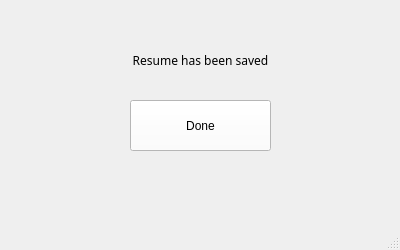
<?xml version="1.0" encoding="UTF-8"?>
<ui version="4.0">
 <class>MainWindow</class>
 <widget class="QMainWindow" name="MainWindow">
  <property name="geometry">
   <rect>
    <x>0</x>
    <y>0</y>
    <width>400</width>
    <height>250</height>
   </rect>
  </property>
  <property name="sizePolicy">
   <sizepolicy hsizetype="Fixed" vsizetype="Fixed">
    <horstretch>0</horstretch>
    <verstretch>0</verstretch>
   </sizepolicy>
  </property>
  <property name="minimumSize">
   <size>
    <width>400</width>
    <height>250</height>
   </size>
  </property>
  <property name="maximumSize">
   <size>
    <width>400</width>
    <height>250</height>
   </size>
  </property>
  <property name="windowTitle">
   <string>MainWindow</string>
  </property>
  <widget class="QWidget" name="centralwidget">
   <property name="sizePolicy">
    <sizepolicy hsizetype="Fixed" vsizetype="Fixed">
     <horstretch>10</horstretch>
     <verstretch>10</verstretch>
    </sizepolicy>
   </property>
   <property name="minimumSize">
    <size>
     <width>20</width>
     <height>0</height>
    </size>
   </property>
   <widget class="QLabel" name="label">
    <property name="geometry">
     <rect>
      <x>60</x>
      <y>30</y>
      <width>281</width>
      <height>61</height>
     </rect>
    </property>
    <property name="sizePolicy">
     <sizepolicy hsizetype="Fixed" vsizetype="Fixed">
      <horstretch>0</horstretch>
      <verstretch>0</verstretch>
     </sizepolicy>
    </property>
    <property name="font">
     <font>
      <family>IRANSansWeb</family>
      <pointsize>9</pointsize>
      <weight>10</weight>
      <italic>false</italic>
      <bold>false</bold>
     </font>
    </property>
    <property name="styleSheet">
     <string notr="true">color: rgb(0, 0, 0);
font: 87 9pt &quot;IRANSansWeb&quot;;</string>
    </property>
    <property name="text">
     <string>Resume has been saved</string>
    </property>
    <property name="alignment">
     <set>Qt::AlignCenter</set>
    </property>
   </widget>
   <widget class="QPushButton" name="DoneButton">
    <property name="geometry">
     <rect>
      <x>130</x>
      <y>100</y>
      <width>141</width>
      <height>51</height>
     </rect>
    </property>
    <property name="styleSheet">
     <string notr="true">background-color: rgb(255, 255, 255);
font: 9pt &quot;IRANSansWeb&quot;;</string>
    </property>
    <property name="text">
     <string>Done</string>
    </property>
   </widget>
   <widget class="QWidget" name="verticalLayoutWidget">
    <property name="geometry">
     <rect>
      <x>0</x>
      <y>0</y>
      <width>2</width>
      <height>2</height>
     </rect>
    </property>
    <layout class="QVBoxLayout" name="verticalLayout"/>
   </widget>
   <zorder>verticalLayoutWidget</zorder>
   <zorder>label</zorder>
   <zorder>DoneButton</zorder>
  </widget>
  <widget class="QStatusBar" name="statusbar"/>
 </widget>
 <resources/>
 <connections/>
</ui>
